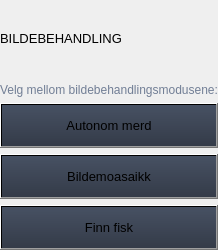
                                  <widget class="QFrame" name="bildeContainer">
                                   <property name="minimumSize">
                                    <size>
                                     <width>0</width>
                                     <height>250</height>
                                    </size>
                                   </property>
                                   <property name="maximumSize">
                                    <size>
                                     <width>16777215</width>
                                     <height>16777215</height>
                                    </size>
                                   </property>
                                   <property name="frameShape">
                                    <enum>QFrame::NoFrame</enum>
                                   </property>
                                   <property name="frameShadow">
                                    <enum>QFrame::Raised</enum>
                                   </property>
                                   <layout class="QVBoxLayout" name="verticalLayout_27">
                                    <property name="leftMargin">
                                     <number>0</number>
                                    </property>
                                    <property name="topMargin">
                                     <number>0</number>
                                    </property>
                                    <property name="rightMargin">
                                     <number>0</number>
                                    </property>
                                    <property name="bottomMargin">
                                     <number>0</number>
                                    </property>
                                    <item>
                                     <widget class="QLabel" name="title_bilde">
                                      <property name="font">
                                       <font>
                                        <family>Segoe UI</family>
                                        <pointsize>10</pointsize>
                                        <weight>50</weight>
                                        <italic>false</italic>
                                        <bold>false</bold>
                                       </font>
                                      </property>
                                      <property name="styleSheet">
                                       <string notr="true"/>
                                      </property>
                                      <property name="text">
                                       <string>BILDEBEHANDLING</string>
                                      </property>
                                     </widget>
                                    </item>
                                    <item>
                                     <widget class="QFrame" name="bildeContainer2">
                                      <property name="minimumSize">
                                       <size>
                                        <width>0</width>
                                        <height>0</height>
                                       </size>
                                      </property>
                                      <property name="maximumSize">
                                       <size>
                                        <width>16777215</width>
                                        <height>16777215</height>
                                       </size>
                                      </property>
                                      <property name="frameShape">
                                       <enum>QFrame::NoFrame</enum>
                                      </property>
                                      <property name="frameShadow">
                                       <enum>QFrame::Raised</enum>
                                      </property>
                                      <layout class="QGridLayout" name="gridLayout">
                                       <property name="leftMargin">
                                        <number>0</number>
                                       </property>
                                       <property name="topMargin">
                                        <number>0</number>
                                       </property>
                                       <property name="rightMargin">
                                        <number>0</number>
                                       </property>
                                       <property name="bottomMargin">
                                        <number>0</number>
                                       </property>
                                       <item row="4" column="0">
                                        <widget class="QPushButton" name="btn_finn_fisk">
                                         <property name="minimumSize">
                                          <size>
                                           <width>150</width>
                                           <height>45</height>
                                          </size>
                                         </property>
                                         <property name="font">
                                          <font>
                                           <family>Segoe UI</family>
                                           <pointsize>10</pointsize>
                                           <weight>50</weight>
                                           <italic>false</italic>
                                           <bold>false</bold>
                                          </font>
                                         </property>
                                         <property name="cursor">
                                          <cursorShape>PointingHandCursor</cursorShape>
                                         </property>
                                         <property name="styleSheet">
                                          <string notr="true">QPushButton { background-color: qlineargradient(spread:pad, x1:0.5, y1:0, x2:0.5, y2:1, stop:0 rgba(71, 81, 99, 255), stop:1 rgba(52, 59, 72, 255));} QPushButton:hover { background-color: qlineargradient(spread:pad, x1:0.5, y1:0, x2:0.5, y2:1, stop:0 rgba(92, 104, 128, 255), stop:1 rgba(61, 69, 85, 255));}</string>
                                         </property>
                                         <property name="text">
                                          <string>Finn fisk</string>
                                         </property>
                                        </widget>
                                       </item>
                                       <item row="0" column="0">
                                        <widget class="QLabel" name="text_bildeinfo">
                                         <property name="styleSheet">
                                          <string notr="true">color: rgb(113, 126, 149);</string>
                                         </property>
                                         <property name="lineWidth">
                                          <number>1</number>
                                         </property>
                                         <property name="text">
                                          <string>Velg mellom bildebehandlingsmodusene:</string>
                                         </property>
                                         <property name="alignment">
                                          <set>Qt::AlignLeading|Qt::AlignLeft|Qt::AlignVCenter</set>
                                         </property>
                                        </widget>
                                       </item>
                                       <item row="2" column="0">
                                        <widget class="QPushButton" name="btn_bildemoasaikk">
                                         <property name="minimumSize">
                                          <size>
                                           <width>150</width>
                                           <height>45</height>
                                          </size>
                                         </property>
                                         <property name="font">
                                          <font>
                                           <family>Segoe UI</family>
                                           <pointsize>10</pointsize>
                                           <weight>50</weight>
                                           <italic>false</italic>
                                           <bold>false</bold>
                                          </font>
                                         </property>
                                         <property name="cursor">
                                          <cursorShape>PointingHandCursor</cursorShape>
                                         </property>
                                         <property name="styleSheet">
                                          <string notr="true">QPushButton { background-color: qlineargradient(spread:pad, x1:0.5, y1:0, x2:0.5, y2:1, stop:0 rgba(71, 81, 99, 255), stop:1 rgba(52, 59, 72, 255));} QPushButton:hover { background-color: qlineargradient(spread:pad, x1:0.5, y1:0, x2:0.5, y2:1, stop:0 rgba(92, 104, 128, 255), stop:1 rgba(61, 69, 85, 255));}</string>
                                         </property>
                                         <property name="text">
                                          <string>Bildemoasaikk</string>
                                         </property>
                                        </widget>
                                       </item>
                                       <item row="1" column="0">
                                        <widget class="QPushButton" name="btn_autonom_merd">
                                         <property name="minimumSize">
                                          <size>
                                           <width>150</width>
                                           <height>45</height>
                                          </size>
                                         </property>
                                         <property name="font">
                                          <font>
                                           <family>Segoe UI</family>
                                           <pointsize>10</pointsize>
                                           <weight>50</weight>
                                           <italic>false</italic>
                                           <bold>false</bold>
                                          </font>
                                         </property>
                                         <property name="cursor">
                                          <cursorShape>PointingHandCursor</cursorShape>
                                         </property>
                                         <property name="styleSheet">
                                          <string notr="true">QPushButton { background-color: qlineargradient(spread:pad, x1:0.5, y1:0, x2:0.5, y2:1, stop:0 rgba(71, 81, 99, 255), stop:1 rgba(52, 59, 72, 255));} QPushButton:hover { background-color: qlineargradient(spread:pad, x1:0.5, y1:0, x2:0.5, y2:1, stop:0 rgba(92, 104, 128, 255), stop:1 rgba(61, 69, 85, 255));}</string>
                                         </property>
                                         <property name="text">
                                          <string>Autonom merd</string>
                                         </property>
                                        </widget>
                                       </item>
                                      </layout>
                                     </widget>
                                    </item>
                                   </layout>
                                  </widget>
